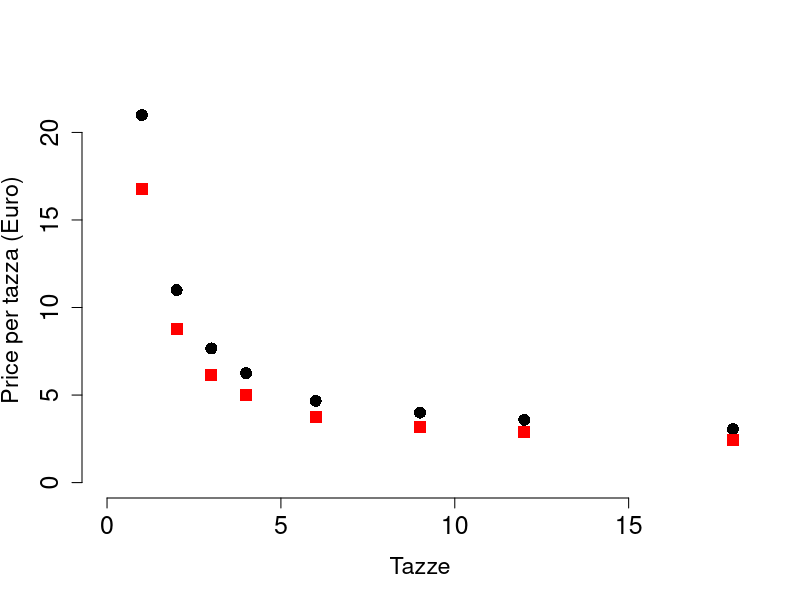

This figure's R source:

Tazze = c(1,2,3,4,6,9,12,18)
price = c(20.99, 21.99, 22.99, 24.99, 27.99, 35.99, 42.99, 54.99)

discount = price * 0.8
ppc = price/Tazze

dppc = discount/Tazze

plot(Tazze, ppc, type='p', frame.plot=FALSE, xlim=c(0,18), ylim=c(0,22), ylab="Price per tazza (Euro)", pch=16, cex=1.6, cex.axis=1.5, cex.lab=1.4 )
points(Tazze, dppc, type='p', col="red", pch=15, cex=1.6 )